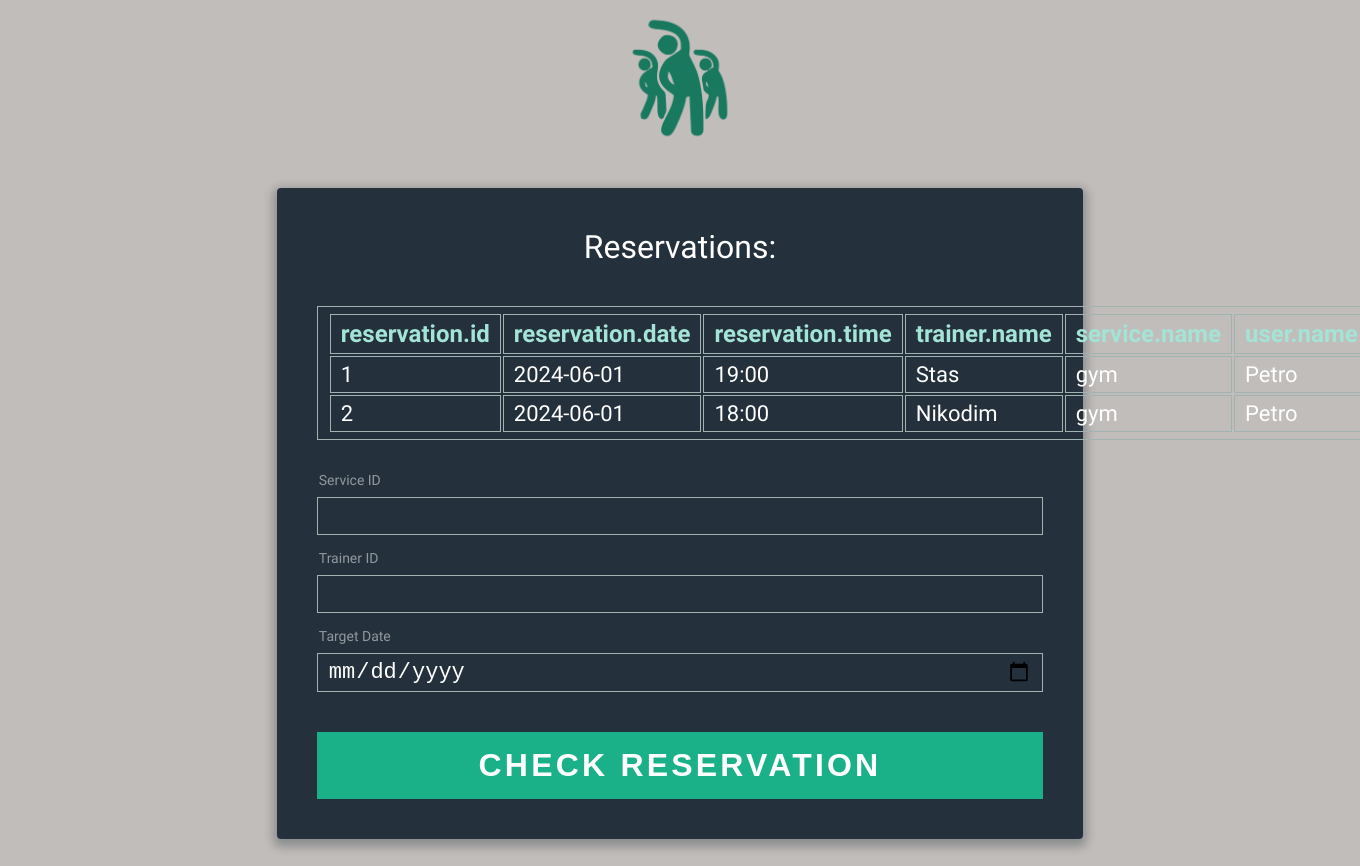
Page /user/reservations (signed in) on the earlier database version.
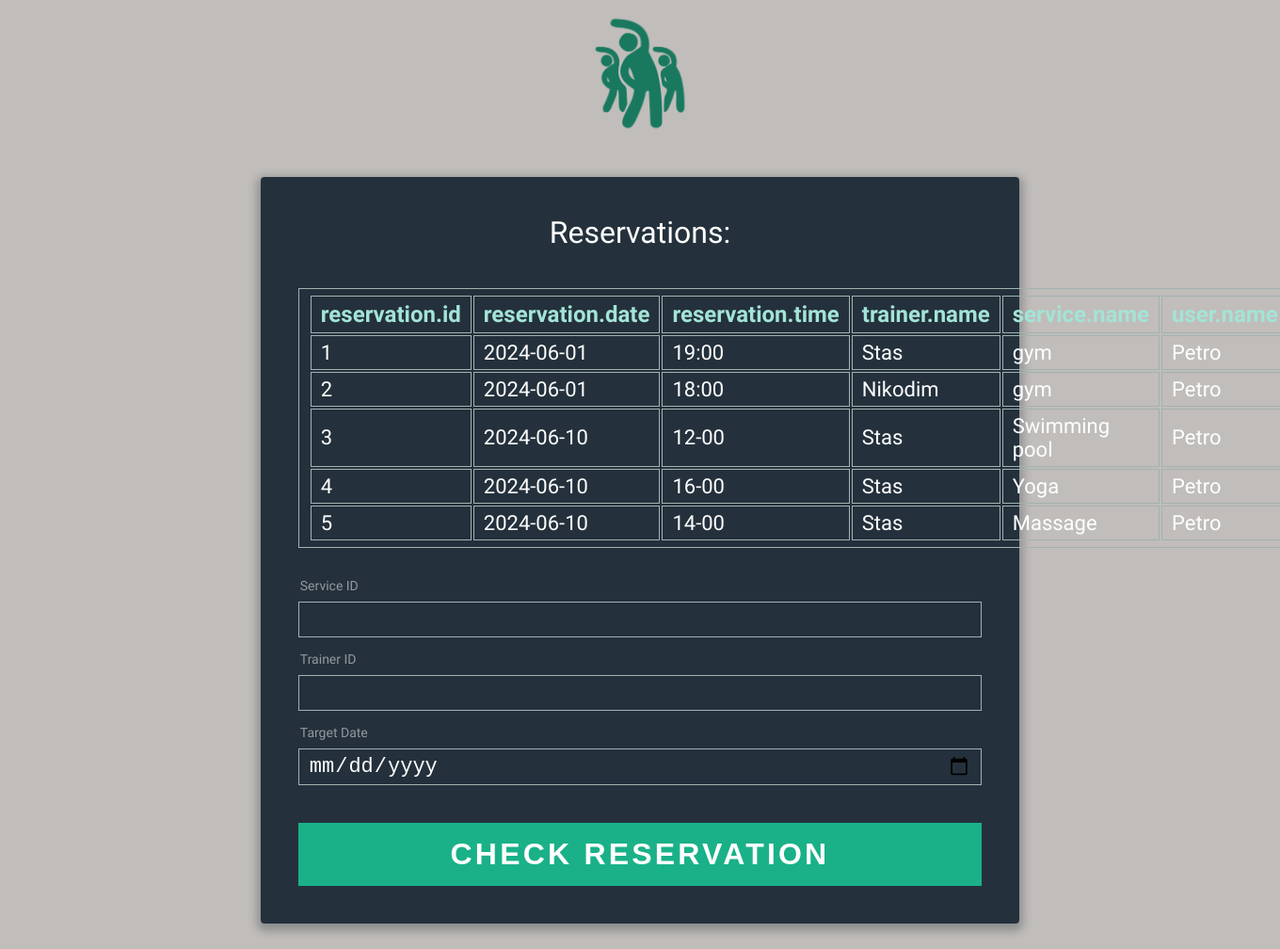
Same page on the later database version.
### tables this page shows
CREATE TABLE "reservation" (
	"id"	INTEGER NOT NULL UNIQUE,
	"trainer"	INTEGER NOT NULL,
	"user"	INTEGER NOT NULL,
	"service"	INTEGER NOT NULL,
	"date"	TEXT NOT NULL,
	"time"	TEXT NOT NULL,
	PRIMARY KEY("id" AUTOINCREMENT),
	FOREIGN KEY("trainer") REFERENCES "trainer"("id"),
	FOREIGN KEY("user") REFERENCES "user"("id"),
	FOREIGN KEY("service") REFERENCES "service"("id")
);

CREATE TABLE "trainer" (
	"id"	INTEGER NOT NULL UNIQUE,
	"name"	TEXT NOT NULL,
	"fitness_center"	INTEGER NOT NULL,
	"age"	INTEGER NOT NULL DEFAULT 18,
	"sex"	TEXT NOT NULL,
	PRIMARY KEY("id" AUTOINCREMENT),
	FOREIGN KEY("fitness_center") REFERENCES "fitness_center"("id")
);

CREATE TABLE "service" (
	"id"	INTEGER NOT NULL UNIQUE,
	"name"	TEXT NOT NULL UNIQUE,
	"duration"	INTEGER NOT NULL DEFAULT 0,
	"description"	TEXT NOT NULL,
	"price"	INTEGER NOT NULL DEFAULT 0,
	"fitness_center"	INTEGER NOT NULL,
	"max_attendees"	INTEGER NOT NULL DEFAULT 1,
	PRIMARY KEY("id" AUTOINCREMENT),
	FOREIGN KEY("fitness_center") REFERENCES "fitness_center"("id")
);

CREATE TABLE "user" (
	"id"	INTEGER NOT NULL UNIQUE,
	"name"	TEXT NOT NULL,
	"funds"	INTEGER NOT NULL DEFAULT 0,
	"login"	TEXT NOT NULL UNIQUE,
	"password"	TEXT NOT NULL,
	"birth_date"	TEXT NOT NULL,
	"phone"	TEXT NOT NULL,
	PRIMARY KEY("id" AUTOINCREMENT)
);

### app.py (the view)
@app.route('/user/reservations', methods=['GET', 'POST'])
@auth
def user_reservations():
    if request.method == 'GET':
        select_data = {
            'reservation': ['reservation.id', 'reservation.date', 'reservation.time',
                            'trainer.name', 'service.name', 'user.name']}
        join_data = {'trainer': 'trainer.id=reservation.trainer',
                     'service': 'service.id=reservation.service',
                     'user': 'user.id=reservation.user'}
        where_data = {'user.id': session.get('user_id')}
        data = exec_db_query(single=False, select_data=select_data, join_data=join_data, where_data=where_data)
        return render_template('reservations.html', result=data)
    if request.method == 'POST':
        form_dict = request.form.to_dict()
        free_slots_data = get_trainer_free_slots(date_str=form_dict['date'], service_id=int(form_dict['service_id']),
                                                 trainer_id=int(form_dict['trainer_id']))
        return jsonify(free_slots_data)

### app.py (called while the page is built)
def auth(func):
    @wraps(func)
    def wrapper(*args, **kwargs):
        if session.get('user_id') is None:
            return redirect('/login')
        return func(*args, **kwargs)
    return wrapper

### db_utils.py (called while the page is built)
def exec_db_query(**kwargs):
    db = SqliteDb()
    if select_data := kwargs.get('select_data'):
        return db.select(select_data=select_data, join_data=kwargs.get('join_data'), single=kwargs.get('single', True),
                         where_data=kwargs.get('where_data'), join_type=kwargs.get('join_type', 'join'))
    elif insert_data := kwargs.get('insert_data'):
        db.insert(insert_data=insert_data)
    elif update_data := kwargs.get('update_data'):
        db.update(update_data=update_data, where_data=kwargs.get('where_data'))
    elif delete_data := kwargs.get('delete_data'):
        db.delete(delete_data=delete_data, where_data=kwargs.get('where_data'))

    @staticmethod
    def dict_factory(cursor, row):
        return {col[0]: row[idx] for idx, col in enumerate(cursor.description)}

    def exec_query(self, query, single=True, commit=False):
        try:
            self.cur.execute(query)
            if commit:
                self.con.commit()
            return self.cur.fetchone() if single else self.cur.fetchall()
        except Exception:
            return {} if single else []

    def select(self, select_data, join_data=None, where_data=None, single=True, join_type='join'):
        fields_str = ', '.join([f'{itm} as "{itm}"' for itm in list(select_data.values())[0]])
        select_str = f'select {fields_str} from {list(select_data.keys())[0]}'
        if join_data is not None:
            join_str = ' '.join([f'{join_type} {k} on {v}' for k, v in join_data.items()])
            select_str += f' {join_str}'
        if where_data is not None:
            select_str += f""" where {' and '.join([f'{key}="{val}"' for key, val in where_data.items()])}"""
        return self.exec_query(query=select_str, single=single)

    def close(self):
        self.con.close()

    def __del__(self):
        self.close()

### templates/reservations.html (shortened to what this page needs)
{% extends "base.html" %}
{% block content %}
<div id="data">
          <h1>Reservations:</h1>
          {% if result %}
          <table>
              <tr>
              {% for key in result[0].keys() %}
              <th> {{ key }} </th>
              {% endfor %}
              </tr>
              {% for curr_result in result %}
              <tr>
              {% for value in curr_result.values() %}
              <td> {{ value }} </td>
              {% endfor %}
              </tr>
              {% endfor %}
         </table>
        {% endif %}
        <br/>
        <br/>
        <br/>
        <form action="/user/reservations" method="post">
          <div class="top-row">
            <div class="field-wrap">
              <label class="active">
                Service ID<span class="req">*</span>
              </label>
              <input type="text" id="service_id" name="service_id" required autocomplete="off" />
            </div>
            <div class="field-wrap">
              <label class="active">
                Trainer ID<span class="req">*</span>
              </label>
              <input type="text" id="trainer_id" name="trainer_id" required autocomplete="off"/>
          </div>
          <div class="field-wrap">
            <label class="active">
              Target Date<span class="req">*</span>
            </label>
            <input type="date" id="date" name="date" min="2024-06-01" max="2025-01-01" required autocomplete="off"/>
          </div>
          <button type="submit" class="button button-block">Check reservation</button>
          </div>
          </form>
        </div>
{% endblock %}

### templates/base.html (shortened to what this page needs)
<!DOCTYPE html>
<html lang="en" >
<head>
  <link rel="stylesheet" href="https://cdnjs.cloudflare.com/ajax/libs/normalize/5.0.0/normalize.min.css">
</head>
<body translate="no">
  <img src="{{url_for('static', filename='fc.png')}}" class="center-image"/>
  <div class="form">
    {% block content %}
    {% endblock %}
  </div>
</body>
</html>

Differences in the rows shown:
added reservation: values "3", date "2024-06-10", time "12-00", trainer (name "Stas"), user (name "Petro")
added service: name "Swimming pool"
added reservation: values "4", date "2024-06-10", time "16-00", trainer (name "Stas"), user (name "Petro")
added service: name "Yoga"
added reservation: values "5", date "2024-06-10", time "14-00", trainer (name "Stas"), user (name "Petro")
added service: name "Massage"
